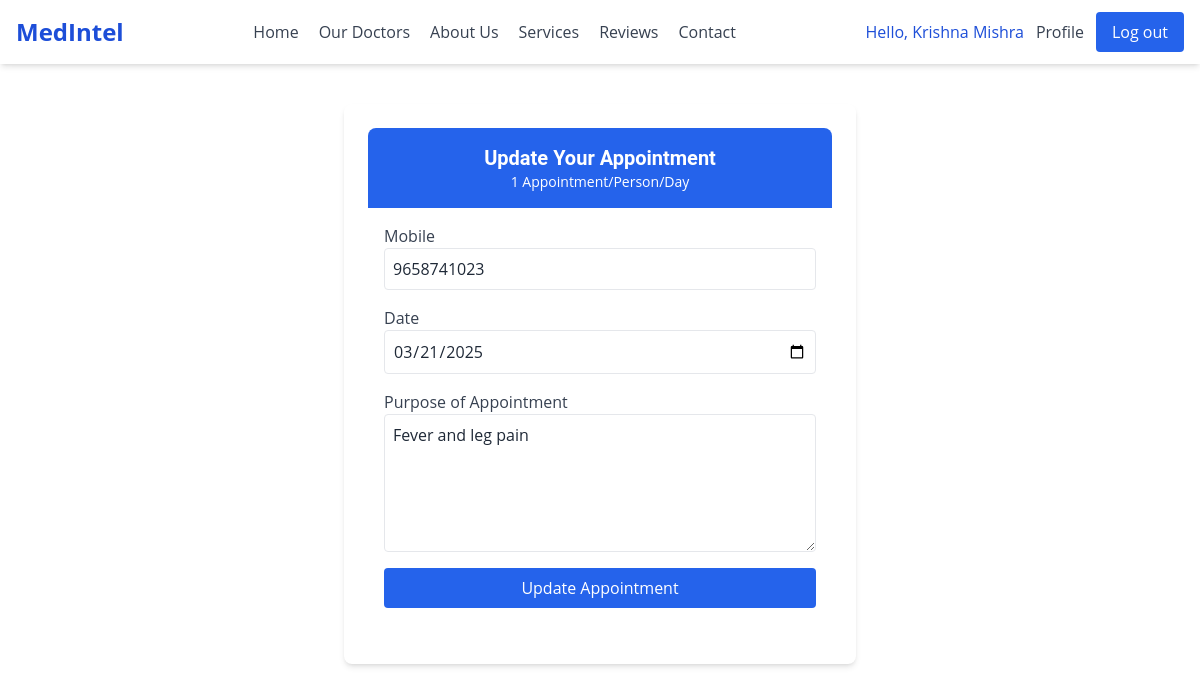
The page /update_appointment/1 (signed in) on the database its author committed.
### main_app/models.py (models this page shows, shortened)
class Patient(models.Model):
    patient = models.OneToOneField(User,on_delete=models.CASCADE,null=True)
    date_of_birth = models.DateField()
    background_history = models.TextField(default="", blank=True)
    mobile_no = models.CharField(max_length=10, unique=True, null=True, blank=True)
    GENDER_CHOICES = [
        ('M', 'Male'),
        ('F', 'Female'),
        ('O', 'Other')
    ]
    gender = models.CharField(max_length=1, choices=GENDER_CHOICES, null=True, blank=True)
    def full_name(self):
        return f"{self.patient.first_name} {self.patient.last_name}"

class Appointment(models.Model):
    user = models.ForeignKey(User, on_delete=models.DO_NOTHING)
    doctor = models.ForeignKey(Doctor, on_delete=models.CASCADE, null=True, blank=True)  # New Field
    mobile = models.CharField(max_length=20)
    date = models.DateField()
    note = models.TextField()
    status = models.CharField(max_length=255, choices=APPOINTMENT_STATUS_OPTIONS, default="Booked")

### main_app/views.py (the view, shortened to what this page needs)
# urls.py: path('update_appointment/<int:aid>',views.update_appointment,name="update_appointment"),
@login_required(login_url='accounts:signin_patient')
def update_appointment(request, aid):
    try:
        appointment = Appointment.objects.get(id=aid)
        if appointment.user != request.user:
            messages.error(request, "Unauthorized action!")
            return redirect('appointment', doctor_id=appointment.doctor.id)
        context = {
            'appointment': appointment
        }
        return render(request, 'patient/appointment_update.html', context)
    except Appointment.DoesNotExist:
        messages.error(request, "Appointment not found!")
        return redirect('home')

### templates/patient/appointment_update.html (shortened to what this page needs)
{% extends "basic.html" %}
{% load static %}
{% block extrahead %}
<script src="https://cdn.tailwindcss.com"></script>
<link rel="stylesheet" href="https://cdnjs.cloudflare.com/ajax/libs/font-awesome/6.5.1/css/all.min.css">
{% endblock extrahead %}
{% block content %}
<div class="antialiased text-gray-800 min-h-screen flex flex-col">
    <main id="main-content" class="flex-1 relative h-full">
        <div id="RolloutPageContent">
            <div class="root mx-auto my-auto px-10 py-10">
                <div class="bg-white rounded-lg shadow-md overflow-hidden max-w-lg mx-auto p-6">
                    <div class="bg-blue-600 p-4 text-white text-center rounded-t-lg">
                        <h3 class="text-xl font-semibold">Update Your Appointment</h3>
                        <p class="text-sm">1 Appointment/Person/Day</p>
                    </div>
                    <form action="{% url 'update_appointment' appointment.id %}" method="post" class="p-4">
                        <div class="mb-4">
                            <label class="block text-gray-700">Mobile</label>
                            <input type="text" name="mobile" class="w-full border rounded p-2" value="{{ appointment.mobile }}" required>
                        </div>
                        <div class="mb-4">
                            <label class="block text-gray-700">Date</label>
                            <input type="date" name="date" class="w-full border rounded p-2" value="{{ appointment.date | date:'Y-m-d' }}" required>
                        </div>
                        <div class="mb-4">
                            <label class="block text-gray-700">Purpose of Appointment</label>
                            <textarea rows="5" class="w-full border rounded p-2" name="note" required>{{ appointment.note }}</textarea>
                        </div>
                        <div class="mt-4">
                            <input type="submit" value="Update Appointment" class="bg-blue-600 text-white px-4 py-2 rounded w-full hover:bg-blue-700 cursor-pointer">
                        </div>
                    </form>
                </div>
            </div>
        </div>
    </main>
</div>
{% endblock content %}

### templates/basic.html (shortened to what this page needs)
{% load static %}
<html lang="en">
<head>
      <script src="https://cdn.tailwindcss.com"></script>
      <link rel="stylesheet" href="https://cdnjs.cloudflare.com/ajax/libs/font-awesome/6.5.1/css/all.min.css"
 />
    {% block extrahead %}{% endblock extrahead %}
</head>
<body>
    <header id="header" class="bg-white dark:bg-neutral-900 shadow-md sticky top-0 z-50">
        <nav class="mx-auto px-4 py-3">
            <div class="flex justify-between items-center">
                <div class="flex items-center">
                    <a href="#hero" class="text-2xl font-bold text-blue-700 dark:text-blue-400">
                        MedIntel
                    </a>
                </div>
                <div class="hidden md:flex space-x-5">
                    <a href="{% url 'home' %}#hero" class="text-gray-700 hover:text-blue-600 dark:text-gray-300 dark:hover:text-blue-400 transition duration-300">Home</a>
                    <a href="{% url 'our_docts' %}" class="text-gray-700 hover:text-blue-600 dark:text-gray-300 dark:hover:text-blue-400 transition duration-300">Our Doctors</a>
                    <a href="{% url 'home' %}#about" class="text-gray-700 hover:text-blue-600 dark:text-gray-300 dark:hover:text-blue-400 transition duration-300">About Us</a>
                    <a href="{% url 'home' %}#services" class="text-gray-700 hover:text-blue-600 dark:text-gray-300 dark:hover:text-blue-400 transition duration-300">Services</a>
                    <a href="{% url 'home' %}#user-reviews" class="text-gray-700 hover:text-blue-600 dark:text-gray-300 dark:hover:text-blue-400 transition duration-300">Reviews</a>
                    <a href="{% url 'home' %}#contact" class="text-gray-700 hover:text-blue-600 dark:text-gray-300 dark:hover:text-blue-400 transition duration-300">Contact</a>
                </div>
                <div class="hidden md:flex items-center space-x-3">
                    {% if user.is_authenticated %}
                        {% if user.patient %}
                            <span class="text-blue-700 dark:text-blue-400 font-medium">Hello, {{ user.patient.full_name }}</span>
                            <a href="{% url "patient_ui" %}" class="text-gray-700 hover:text-blue-600 dark:text-gray-300 dark:hover:text-blue-400 transition duration-300">Profile</a>
                        {% endif %}
                        <button onclick="openModal()" class="bg-blue-600 text-white px-4 py-2 rounded">Log out</button>
                    {% endif %}
                </div>
            </div>
        </nav>
    </header>
    <div class="container-fluid pgcontent">
        {% block content %}{% endblock content %}
    </div>
</body>
</html>

### templates/basic.html (style rules this page uses)
h1, h2, h3, h4, h5, h6 { font-family: Roboto, sans-serif, Inter, system-ui, sans-serif; }
body { font-family: Open Sans, sans-serif, Inter, system-ui, sans-serif; scroll-behavior: smooth; }
html { scroll-behavior: smooth; }

### rows shown on the page
Appointment: mobile "9658741023", date "03/21/2025", note "Fever and leg pain"

### other values the page prints
{{ user.patient.full_name }} "Krishna Mishra"
